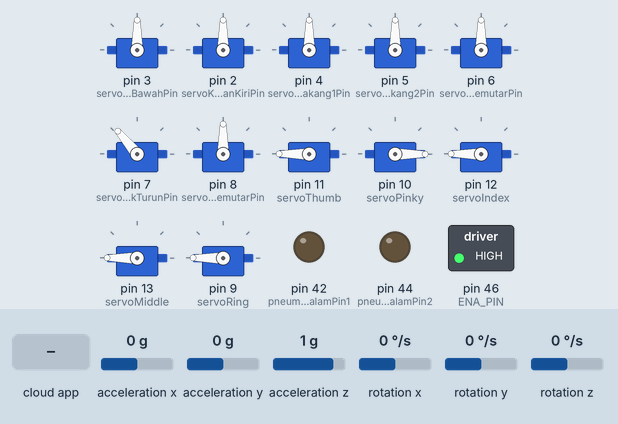
A sketch run on a simulated Arduino Mega 2560, built with avr-gcc and run on an emulated ATmega2560. Shown: 12 × servo, switched loads named in the sketch (green lamp = pin HIGH), output pins drawn as LEDs (lit = HIGH). Inputs (shaded band) come from the test bench; at power-on: acceleration x 0 g, acceleration y 0 g, acceleration z 1 g, rotation x 0 °/s, rotation y 0 °/s, rotation z 0 °/s. The ROS host is connected and sends only what is stated; what the sketch prints to the serial monitor is not drawn.

Above: at 3.2 s.
3.3 s: the phone or cloud app sets ServoThumb to -100
At 4.3 s:
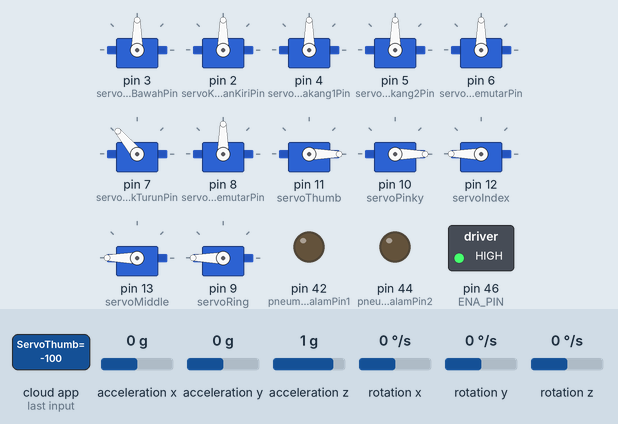
4.8 s: the phone or cloud app sets ServoIndex to -100
At 5.3 s:
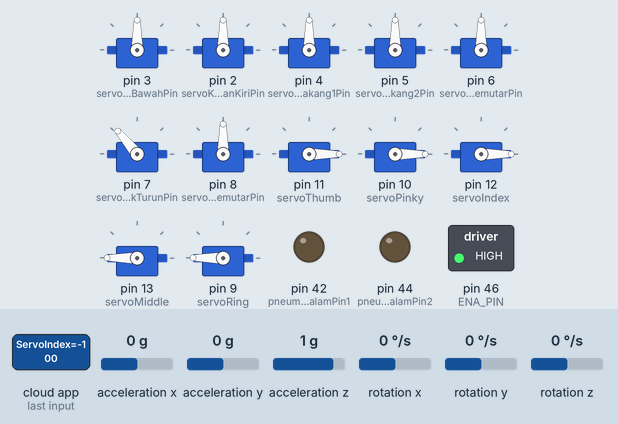
6.3 s: the phone or cloud app sets ServoMiddle to -100
At 7.5 s:
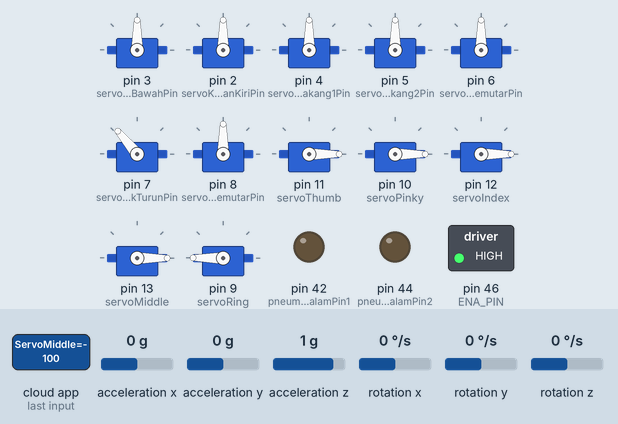
7.8 s: the phone or cloud app sets ServoRing to -100
At 8.7 s:
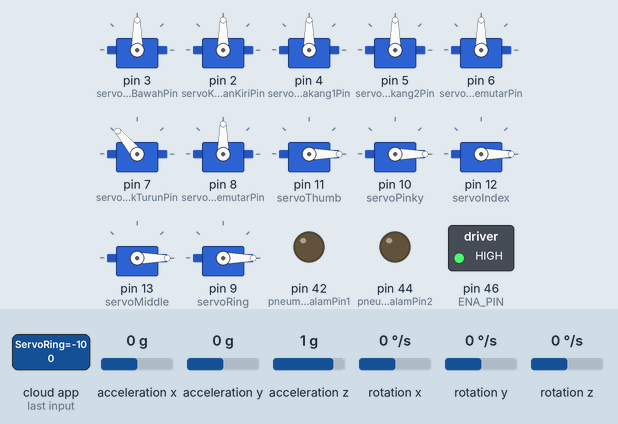
9.3 s: the phone or cloud app sets ServoPinky to 100
At 9.9 s:
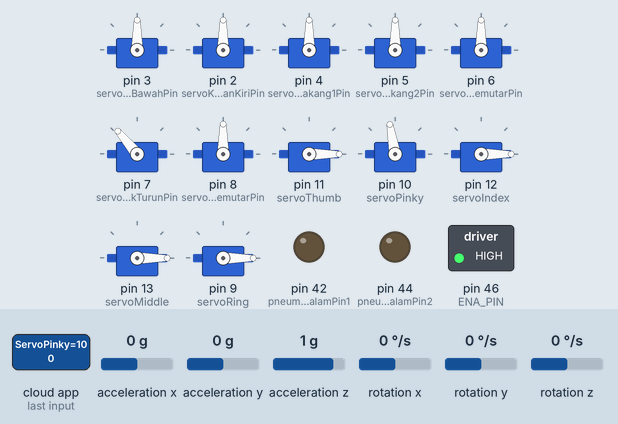
10.8 s: the phone or cloud app sets gyro1X to -100
At 12.1 s:
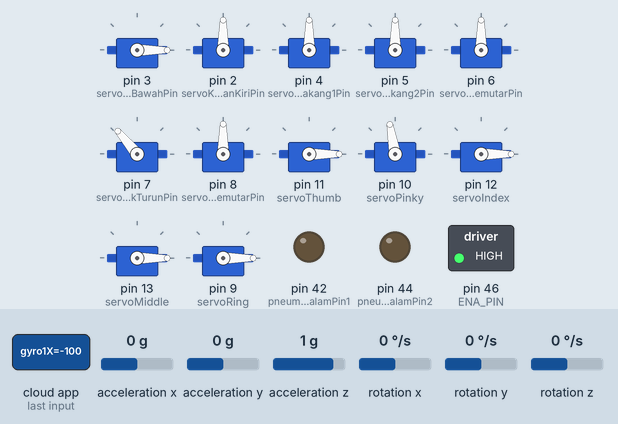
Timing chart, 0 to 13.3 s (numbered marks = the images above; inputs shaded):
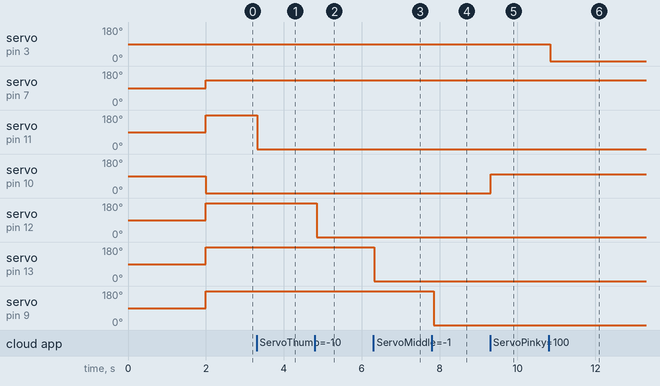

The sketch:

robotSideCode.ino
```cpp
#include <ros.h>
#include <std_msgs/String.h>
#include <std_msgs/Float32.h>
#include <Servo.h>
#include "Wire.h"
#include <MPU6050_light.h>

ros::NodeHandle nh;

// Declare the Servo pin
int servoKepalaAtasBawahPin = 3;
int servoKepalaKananKiriPin = 2;
int servoBahuDepanBelakang1Pin = 4;
int servoBahuDepanBelakang2Pin = 5;

int servoBahuMemutarPin = 6;
int servoSikuNaikTurunPin = 7;
int servoSikuMemutarPin = 8;

int pneumaticBahuKeluarKedalamPin1 = 42;
int pneumaticBahuKeluarKedalamPin2 = 44;
const int ENA_PIN = 46;  // the Arduino pin connected to the EN1 pin L298N


float normalizedCenteredAngle(float sensorAngle) {
  return 180 - 1 * sensorAngle - 90.00;
}
float normalizedAngle(float sensorAngle) {
  return 180 - sensorAngle;
}

float minToPlusAngle(float sensorAngle) {
  return -1 * sensorAngle;
}

float invertededCenteredAngle(float sensorAngle) {
  return sensorAngle + 90.00;
}

MPU6050 mpu2(Wire);

// Declare the Servo pin
const float Kp = 1.0;  // Proportional gain

Servo servoKepalaAtasBawah;
Servo servoKepalaKananKiri;
Servo servoBahuDepanBelakang1;
Servo servoBahuDepanBelakang2;
Servo servoBahuMemutar;
Servo servoSikuNaikTurun;
Servo servoSikuMemutar;

Servo servoThumb;   // jempol
Servo servoIndex;   // telunjuk
Servo servoMiddle;  // jari tengah
Servo servoRing;    // jari manis
Servo servoPinky;   // jari kelingking

float gyro2x;
float gyro2y;
float gyro2z;

void gyro1X(const std_msgs::Float32& gyro1XAngle) {
  // Serial.println(gyro1XAngle.data);
  servoKepalaAtasBawah.write(gyro1XAngle.data);
}
void gyro1Y(const std_msgs::Float32& gyro1YAngle) {
  servoKepalaKananKiri.write(gyro1YAngle.data);
}
void gyro1Z(const std_msgs::Float32& gyro1ZAngle) {
  // servoIndex.write(gyro1ZAngle.data);
}
void gyro2X(const std_msgs::Float32& gyro2XAngle) {
  float angleDifference = (gyro2XAngle.data) - (gyro2y + 90);
  float servoTargetPosition = 90.0 + Kp * angleDifference;
  // Serial.print("servoTargetPosition : ");
  // Serial.println(servoTargetPosition);
  servoBahuDepanBelakang1.write(servoTargetPosition);
  servoBahuDepanBelakang2.write(servoTargetPosition);
}
void gyro2Y(const std_msgs::Float32& gyro2YAngle) {


  float angleDifference = (gyro2YAngle.data) - (gyro2x);
  float servoTargetPosition = Kp * angleDifference;
  // Serial.print("\tservoTargetPosition : ");
  // Serial.println(servoTargetPosition);
  if (servoTargetPosition >= 3) {
    // Serial.println("Extends");
    digitalWrite(pneumaticBahuKeluarKedalamPin1, HIGH);
    digitalWrite(pneumaticBahuKeluarKedalamPin2, LOW);
  } else if (servoTargetPosition <= -3) {
    // Serial.println("Retracks");
    digitalWrite(pneumaticBahuKeluarKedalamPin1, LOW);
    digitalWrite(pneumaticBahuKeluarKedalamPin2, HIGH);
  } else {
    // Serial.println("Stops");
    digitalWrite(pneumaticBahuKeluarKedalamPin1, LOW);
    digitalWrite(pneumaticBahuKeluarKedalamPin2, LOW);
  }
}
void gyro2Z(const std_msgs::Float32& gyro2ZAngle) {
  // servoBahuMemutar.write(gyro2ZAngle.data);
}
void gyro3X(const std_msgs::Float32& gyro3XAngle) {
  char result[8];
  dtostrf(gyro3XAngle.data, 6, 2, result);
  nh.loginfo("gyro3XAngle = ");
  nh.loginfo(result);
  // servoSikuNaikTurun.write(gyro3XAngle.data);
}
void gyro3Y(const std_msgs::Float32& gyro3YAngle) {
  // Engga kepake
  // servoSikuMemutar.write(gyro3YAngle.data);
}
void gyro3Z(const std_msgs::Float32& gyro3ZAngle) {
  // servoSikuMemutar.write(gyro3ZAngle.data);
}
void ServoThumbF(const std_msgs::Float32& ServoThumbValue) {
  char result[8];
  dtostrf(ServoThumbValue.data, 6, 2, result);
  nh.loginfo("ServoThumbF = ");
  nh.loginfo(result);
  servoThumb.write(ServoThumbValue.data);
}
void ServoIndexF(const std_msgs::Float32& ServoIndexValue) {
  servoIndex.write(ServoIndexValue.data);
}
void ServoMiddleF(const std_msgs::Float32& ServoMiddleValue) {
  servoMiddle.write(ServoMiddleValue.data);
}
void ServoRingF(const std_msgs::Float32& ServoRingValue) {
  servoRing.write(ServoRingValue.data);
}
void ServoPinkyF(const std_msgs::Float32& ServoPinkyValue) {
  servoPinky.write(ServoPinkyValue.data);
}

ros::Subscriber<std_msgs::Float32> subServoThumb("ServoThumb", ServoThumbF);
ros::Subscriber<std_msgs::Float32> subServoIndex("ServoIndex", ServoIndexF);
ros::Subscriber<std_msgs::Float32> subServoMiddle("ServoMiddle", ServoMiddleF);
ros::Subscriber<std_msgs::Float32> subServoRing("ServoRing", ServoRingF);
ros::Subscriber<std_msgs::Float32> subServoPinky("ServoPinky", ServoPinkyF);
ros::Subscriber<std_msgs::Float32> subgyro1XAngle("gyro1X", gyro1X);
ros::Subscriber<std_msgs::Float32> subgyro1YAngle("gyro1Y", gyro1Y);
ros::Subscriber<std_msgs::Float32> subgyro1ZAngle("gyro1Z", gyro1Z);
ros::Subscriber<std_msgs::Float32> subgyro2XAngle("gyro2X", gyro2X);
ros::Subscriber<std_msgs::Float32> subgyro2YAngle("gyro2Y", gyro2Y);
ros::Subscriber<std_msgs::Float32> subgyro2ZAngle("gyro2Z", gyro2Z);
ros::Subscriber<std_msgs::Float32> subgyro3XAngle("gyro3X", gyro3X);
ros::Subscriber<std_msgs::Float32> subgyro3YAngle("gyro3Y", gyro3Y);
ros::Subscriber<std_msgs::Float32> subgyro3ZAngle("gyro3Z", gyro3Z);


void setup() {
  Serial.begin(9600);
  Wire.begin();
  servoKepalaAtasBawah.attach(servoKepalaAtasBawahPin);
  servoKepalaKananKiri.attach(servoKepalaKananKiriPin);
  servoBahuDepanBelakang1.attach(servoBahuDepanBelakang1Pin);
  servoBahuDepanBelakang2.attach(servoBahuDepanBelakang2Pin);
  servoBahuMemutar.attach(servoBahuMemutarPin);
  servoSikuNaikTurun.attach(servoSikuNaikTurunPin);
  servoSikuMemutar.attach(servoSikuMemutarPin);
  servoThumb.attach(11);   // jempol
  servoPinky.attach(10);   //pinky
  servoIndex.attach(12);   // telunjuk
  servoMiddle.attach(13);  // jari tengah
  servoRing.attach(9);     // jari manis
  pinMode(ENA_PIN, OUTPUT);
  pinMode(pneumaticBahuKeluarKedalamPin1, OUTPUT);
  pinMode(pneumaticBahuKeluarKedalamPin2, OUTPUT);
  digitalWrite(ENA_PIN, HIGH);
  nh.initNode();
  nh.subscribe(subServoThumb);
  nh.subscribe(subServoIndex);
  nh.subscribe(subServoMiddle);
  nh.subscribe(subServoRing);
  nh.subscribe(subServoPinky);
  nh.subscribe(subgyro1XAngle);
  nh.subscribe(subgyro1YAngle);
  nh.subscribe(subgyro1ZAngle);
  nh.subscribe(subgyro2XAngle);
  nh.subscribe(subgyro2YAngle);
  nh.subscribe(subgyro2ZAngle);
  nh.subscribe(subgyro3XAngle);
  nh.subscribe(subgyro3YAngle);
  nh.subscribe(subgyro3ZAngle);

  byte status = mpu2.begin();
  Serial.print(F("MPU6050 status: "));
  Serial.println(status);
  while (status != 0) {}  // stop everything if could not connect to MPU6050

  Serial.println(F("Calculating offsets, do not move MPU6050"));
  delay(1000);
  // mpu.upsideDownMounting = true; // uncomment this line if the MPU6050 is mounted upside-down
  mpu2.calcOffsets();  // gyro and accelero
  Serial.println("Done!\n");
  // put your setup code here, to run once:
  servoThumb.write(180);
  servoIndex.write(180);
  servoMiddle.write(180);
  servoRing.write(180);
  servoPinky.write(0);
}

void loop() {
  servoSikuNaikTurun.write(130);
  //  nh.loginfo("Program info");
  mpu2.update();
  // Serial.print("\tX : ");
  // Serial.print(mpu2.getAngleX());
  gyro2x = minToPlusAngle(mpu2.getAngleX());
  // Serial.print("\tY : ");
  // Serial.print(mpu2.getAngleY());
  gyro2y = mpu2.getAngleY();
  // Serial.print("\tZ : ");
  // Serial.println(mpu2.getAngleZ());
  nh.spinOnce();
  delay(50);
  // delay(10000);
  // servoKepalaAtasBawah.write(90);
  // servoKepalaKananKiri.write(90);
  // // servoBahuMemutar.write(90);
  // servoThumb.write(180);
  // servoIndex.write(180);
  // servoMiddle.write(180);
  // servoRing.write(180);
  // servoPinky.write(0);
  // // servoBahuMemutar.write(130);
  // servoSikuNaikTurun.write(40);
  // delay(2000);
  //   servoThumb.write(0);
  // servoIndex.write(0);
  // servoMiddle.write(0);
  // servoRing.write(0);
  // servoPinky.write(180);
  // delay(5000);
  // servoThumb.write(180);
  // servoIndex.write(180);
  // servoMiddle.write(180);
  // servoRing.write(180);
  // servoPinky.write(0);
  // delay(1000);
  // servoSikuMemutar.write(130);
  // float angleDifference = (-50) - (gyro2x);
  // float servoTargetPosition = Kp * angleDifference;
  // Serial.print("\tservoTargetPosition : ");
  // Serial.println(servoTargetPosition);
  // if (servoTargetPosition >= 3) {
  //   Serial.println("Extends");
  //   digitalWrite(pneumaticBahuKeluarKedalamPin1, HIGH);
  //   digitalWrite(pneumaticBahuKeluarKedalamPin2, LOW);
  // }
  // else if (servoTargetPosition <= -3) {
  //   Serial.println("Retracks");
  //   digitalWrite(pneumaticBahuKeluarKedalamPin1, LOW);
  //   digitalWrite(pneumaticBahuKeluarKedalamPin2, HIGH);
  // }
  // else {
  //   Serial.println("Stops");
  //   digitalWrite(pneumaticBahuKeluarKedalamPin1, LOW);
  //   digitalWrite(pneumaticBahuKeluarKedalamPin2, LOW);
  // }
  // float angleDifference = (90) - (gyro2y + 90);
  // float servoTargetPosition = 90.0 + Kp * angleDifference;
  // // Serial.print("servoTargetPosition : ");
  // // Serial.println(servoTargetPosition);
  // servoBahuDepanBelakang1.write(servoTargetPosition);
  // servoBahuDepanBelakang2.write(servoTargetPosition);
}
```

Measured:
- after the input at 3.3 s, servo on pin 11 (servoThumb): 180° → 0° at once
- after the input at 4.8 s, servo on pin 12 (servoIndex): 180° → 0° after 0.05 s
- after the input at 6.3 s, servo on pin 13 (servoMiddle): 180° → 0° at once
- after the input at 7.8 s, servo on pin 9 (servoRing): 180° → 0° after 0.05 s
- after the input at 9.3 s, servo on pin 10 (servoPinky): 0° → 100° at once
- after the input at 10.8 s, servo on pin 3 (servoKepalaAtasBawahPin): 90° → 0° after 0.05 s
